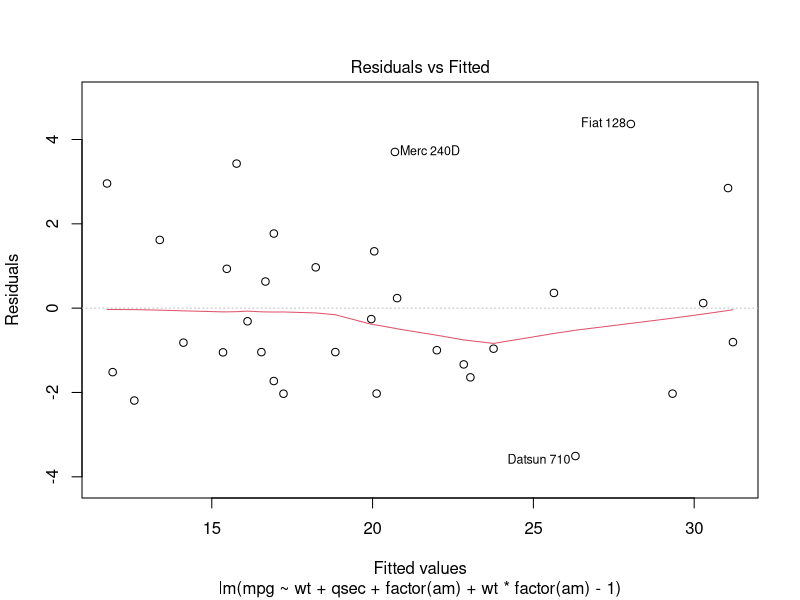
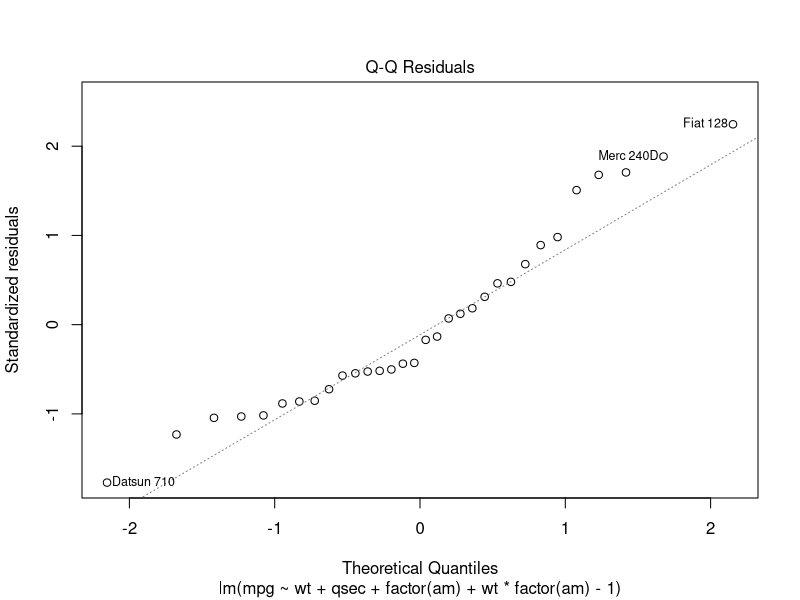

Reproduce these figures in R, in order.
## ---- chunk 1
data(mtcars)
dim(mtcars)
names(mtcars)
## ---- chunk 2
head(mtcars)
## ---- chunk 3
summary(lm(mpg~.-1, data=mtcars))$coef
## ---- chunk 4
fit <- lm(mpg~wt+qsec+factor(am)-1, data=mtcars)
summary(fit)$coef
summary(fit)$r.squared
## ---- chunk 5
cor(mtcars["am"], mtcars[c("wt", "qsec")])
## ---- chunk 6
fit <- lm(mpg~wt+qsec+factor(am)+wt*factor(am)-1, data=mtcars)
summary(fit)$coef
summary(fit)$r.squared
## ---- chunk 7
plot(fit, which=1)
## ---- chunk 8
plot(fit, which=2)
## ---- chunk 9
round(dfbetas(fit)[c("Datsun 710", "Fiat 128", "Merc 240D"),], 3)
head(round(dfbetas(fit), 3), 2)
## ---- chunk 10
confint(fit)
## ---- chunk 11

## ---- chunk 12

